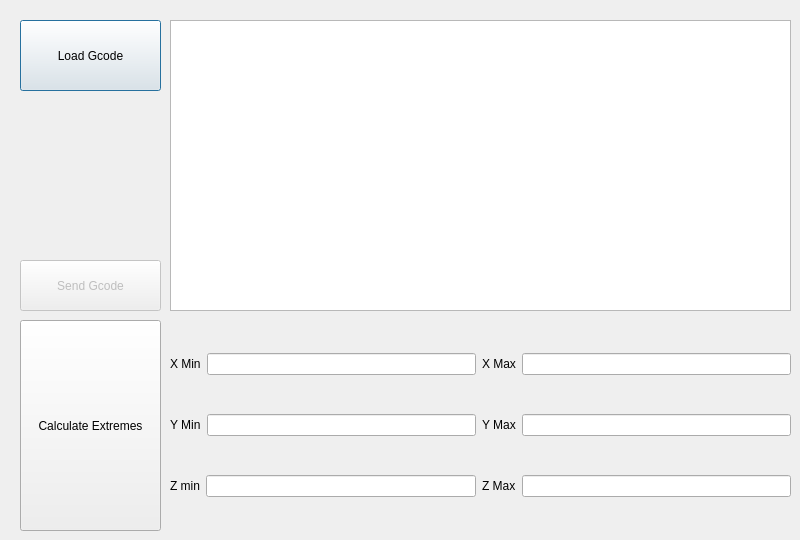
    <widget class="QWidget" name="LoadGcode">
     <attribute name="title">
      <string>Load Gcode</string>
     </attribute>
     <widget class="QPlainTextEdit" name="extremesPlainTextEdit">
      <property name="geometry">
       <rect>
        <x>170</x>
        <y>20</y>
        <width>621</width>
        <height>291</height>
       </rect>
      </property>
     </widget>
     <widget class="QPushButton" name="calculateExtremesButton">
      <property name="geometry">
       <rect>
        <x>20</x>
        <y>320</y>
        <width>141</width>
        <height>211</height>
       </rect>
      </property>
      <property name="text">
       <string>Calculate Extremes</string>
      </property>
      <property name="autoDefault">
       <bool>false</bool>
      </property>
     </widget>
     <widget class="QPushButton" name="loadGcodeButton">
      <property name="geometry">
       <rect>
        <x>20</x>
        <y>20</y>
        <width>141</width>
        <height>71</height>
       </rect>
      </property>
      <property name="text">
       <string>Load Gcode</string>
      </property>
      <property name="autoDefault">
       <bool>false</bool>
      </property>
      <property name="default">
       <bool>true</bool>
      </property>
     </widget>
     <widget class="QWidget" name="layoutWidget">
      <property name="geometry">
       <rect>
        <x>170</x>
        <y>320</y>
        <width>621</width>
        <height>211</height>
       </rect>
      </property>
      <layout class="QVBoxLayout" name="verticalLayout_20">
       <item>
        <layout class="QHBoxLayout" name="horizontalLayout_29">
         <item>
          <widget class="QLabel" name="xMinLabel">
           <property name="text">
            <string>X Min</string>
           </property>
          </widget>
         </item>
         <item>
          <widget class="QLineEdit" name="xMinLineEdit"/>
         </item>
         <item>
          <widget class="QLabel" name="xMaxLabel">
           <property name="text">
            <string>X Max</string>
           </property>
          </widget>
         </item>
         <item>
          <widget class="QLineEdit" name="xMaxLineEdit"/>
         </item>
        </layout>
       </item>
       <item>
        <layout class="QHBoxLayout" name="horizontalLayout_30">
         <item>
          <widget class="QLabel" name="yMinLabel">
           <property name="text">
            <string>Y Min</string>
           </property>
          </widget>
         </item>
         <item>
          <widget class="QLineEdit" name="yMinLineEdit"/>
         </item>
         <item>
          <widget class="QLabel" name="yMaxLabel">
           <property name="text">
            <string>Y Max</string>
           </property>
          </widget>
         </item>
         <item>
          <widget class="QLineEdit" name="yMaxLineEdit"/>
         </item>
        </layout>
       </item>
       <item>
        <layout class="QHBoxLayout" name="horizontalLayout_31">
         <item>
          <widget class="QLabel" name="zMinLabel">
           <property name="text">
            <string>Z min</string>
           </property>
          </widget>
         </item>
         <item>
          <widget class="QLineEdit" name="zMinLineEdit"/>
         </item>
         <item>
          <widget class="QLabel" name="zMaxLabel">
           <property name="text">
            <string>Z Max</string>
           </property>
          </widget>
         </item>
         <item>
          <widget class="QLineEdit" name="zMaxLineEdit"/>
         </item>
        </layout>
       </item>
      </layout>
     </widget>
     <widget class="QPushButton" name="sendGcodeButton">
      <property name="enabled">
       <bool>false</bool>
      </property>
      <property name="geometry">
       <rect>
        <x>20</x>
        <y>260</y>
        <width>141</width>
        <height>51</height>
       </rect>
      </property>
      <property name="text">
       <string>Send Gcode</string>
      </property>
      <property name="autoDefault">
       <bool>false</bool>
      </property>
      <property name="default">
       <bool>true</bool>
      </property>
     </widget>
    </widget>
